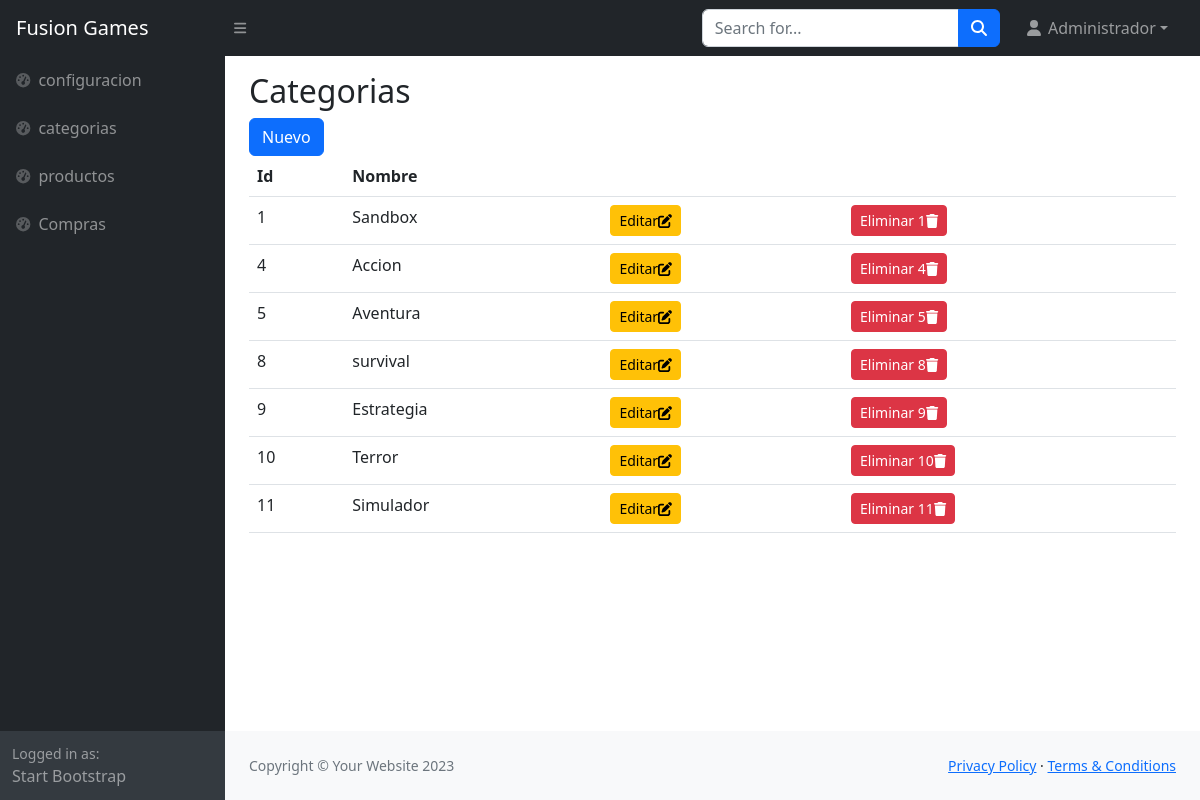
Screenshot of /admin/categorias/index.php (signed in) with the database file from the repository.
### tables this page shows
CREATE TABLE `categorias` (
  `id` int(11) NOT NULL,
  `nombre` varchar(50) NOT NULL,
  `activo` tinyint(4) NOT NULL DEFAULT 1
);

### admin/categorias/index.php (the view, shortened to what this page needs)
<?php
require_once '../header.php';
$db = new Database();
$con = $db->conectar();
$sql = "SELECT id, nombre FROM categorias WHERE activo =1";
$resultado = $con->query($sql);
$categorias = $resultado->fetchAll(PDO::FETCH_ASSOC);
?>
<main>
    <div class="container-fluid px-4">
    <h2 class="mt-3">Categorias</h2>
        <a href="nuevo.php" class="btn btn-primary">Nuevo</a>
        <div class="table-responsive">
            <table class="table table-hover">
                <thead>
                    <tr>
                        <th scope="col">Id</th>
                        <th scope="col">Nombre</th>
                        <th scope="col"></th>
                        <th scope="col"></th>
                    </tr>
                </thead>
                <tbody>
                    <?php foreach ($categorias as $categoria) { ?>
                        <tr>
                        <td><?php echo $categoria['id']; ?></td>
                        <td><?php echo $categoria['nombre']; ?></td>
                        <td><a class="btn btn-warning btn-sm" href="edita.php?id=<?php echo $categoria['id']; ?>">Editar<i class="fa-solid fa-pen-to-square"></i></a></td>
                        <td>
                        <button type="button" class="btn btn-danger btn-sm" data-bs-toggle="modal" data-bs-target="#modalElimina" data-bs-id="<?php echo $categoria['id']; ?>"> Eliminar <?php echo $categoria['id']; ?><i class="fa-solid fa-trash"></i></button>
                        </td>
                    </tr>
                    <?php } ?>
                </tbody>
            </table>
        </div>
</div>
</main>
<?php require_once '../footer.php';?>

### rows the page displays
categorias: id "1", nombre "Sandbox"
categorias: id "4", nombre "Accion"
categorias: id "5", nombre "Aventura"
categorias: id "8", nombre "survival"
categorias: id "9", nombre "Estrategia"
categorias: id "10", nombre "Terror"
categorias: id "11", nombre "Simulador"

### other values shown
$_SESSION['user_name'] "Administrador"
